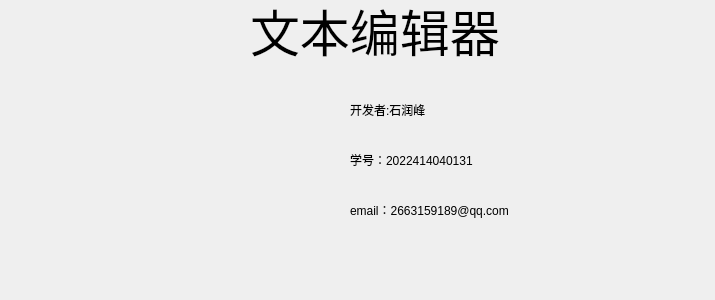
<?xml version="1.0" encoding="UTF-8"?>
<ui version="4.0">
 <class>AboutDialog</class>
 <widget class="QDialog" name="AboutDialog">
  <property name="geometry">
   <rect>
    <x>0</x>
    <y>0</y>
    <width>715</width>
    <height>300</height>
   </rect>
  </property>
  <property name="windowTitle">
   <string>Dialog</string>
  </property>
  <widget class="QLabel" name="label">
   <property name="geometry">
    <rect>
     <x>250</x>
     <y>0</y>
     <width>291</width>
     <height>61</height>
    </rect>
   </property>
   <property name="styleSheet">
    <string notr="true">font-size:50px;</string>
   </property>
   <property name="text">
    <string>文本编辑器</string>
   </property>
   <property name="indent">
    <number>-1</number>
   </property>
  </widget>
  <widget class="QLabel" name="label_2">
   <property name="geometry">
    <rect>
     <x>350</x>
     <y>100</y>
     <width>111</width>
     <height>19</height>
    </rect>
   </property>
   <property name="text">
    <string>开发者:石润峰</string>
   </property>
  </widget>
  <widget class="QLabel" name="label_3">
   <property name="geometry">
    <rect>
     <x>350</x>
     <y>150</y>
     <width>181</width>
     <height>19</height>
    </rect>
   </property>
   <property name="text">
    <string>学号：2022414040131</string>
   </property>
  </widget>
  <widget class="QLabel" name="label_4">
   <property name="geometry">
    <rect>
     <x>350</x>
     <y>200</y>
     <width>231</width>
     <height>19</height>
    </rect>
   </property>
   <property name="text">
    <string>email：2663159189@qq.com</string>
   </property>
  </widget>
  <widget class="QLabel" name="label_5">
   <property name="geometry">
    <rect>
     <x>80</x>
     <y>60</y>
     <width>221</width>
     <height>221</height>
    </rect>
   </property>
   <property name="styleSheet">
    <string notr="true">
background-image: url(:/images/OIP-C.jfif);
</string>
   </property>
   <property name="text">
    <string/>
   </property>
  </widget>
 </widget>
 <resources/>
 <connections/>
</ui>
